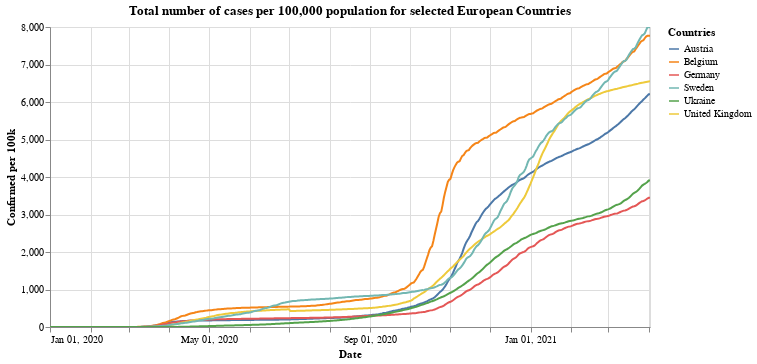

The code cell stored with this chart in its notebook:
### Markdown cell above
## Total cases per 100,000

### Code cell
#collapse

leg_selection = alt.selection_multi(fields=['id'], bind='legend')

alt.Chart(x_small).mark_line().encode(
    x=alt.X("yearmonthdate(date):T", axis=alt.Axis(title='Date')),
    y=alt.Y("confirmed_per:Q", axis=alt.Axis(title='Confirmed per 100k')),
    tooltip='id',
    color=alt.Color('id', legend=alt.Legend(title="Countries")),
    opacity=alt.condition(leg_selection, alt.value(1), alt.value(0.2))
).add_selection(leg_selection).properties(title='Total number of cases per 100,000 population for selected European Countries', width=600).interactive()

### Figure 1 — Vega-Lite specification as saved in the notebook (floating-point values rounded to 4 significant figures; data arrays with more than 128 entries replaced by an {"elided": "..."} marker saying what was removed)
{"config": {"view": {"continuousWidth": 400, "continuousHeight": 300}}, "data": {"name": "data-6c7627740f52729a811d1917b0094f3f"}, "mark": "line", "encoding": {"color": {"type": "nominal", "field": "id", "legend": {"title": "Countries"}}, "opacity": {"condition": {"value": 1, "selection": "selector001"}, "value": 0.2}, "tooltip": {"type": "nominal", "field": "id"}, "x": {"type": "temporal", "axis": {"title": "Date"}, "field": "date", "timeUnit": "yearmonthdate"}, "y": {"type": "quantitative", "axis": {"title": "Confirmed per 100k"}, "field": "confirmed_per"}}, "selection": {"selector001": {"type": "multi", "fields": ["id"], "bind": "legend"}, "selector002": {"type": "interval", "bind": "scales", "encodings": ["x", "y"]}}, "title": "Total number of cases per 100,000 population for selected European Countries", "width": 600, "$schema": "https://vega.github.io/schema/vega-lite/v4.8.1.json", "datasets": {"data-6c7627740f52729a811d1917b0094f3f": {"elided": "2748 records"}}}
